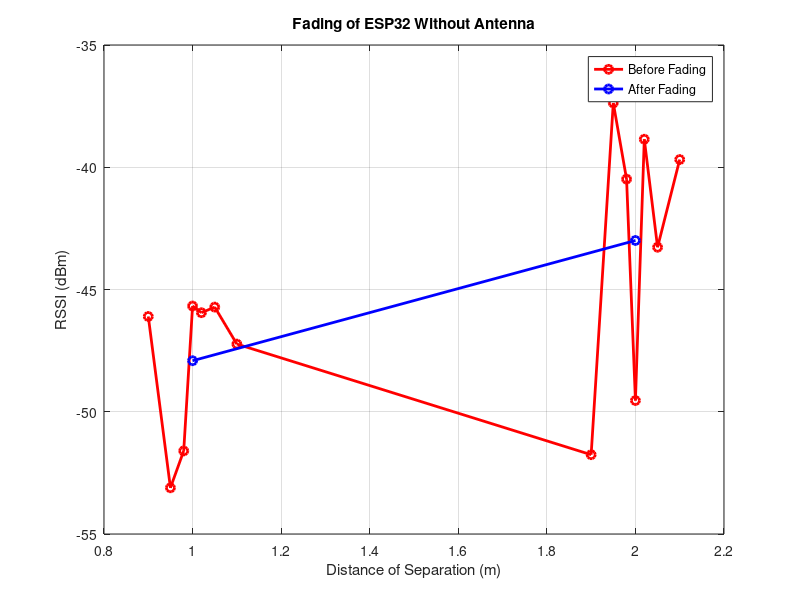
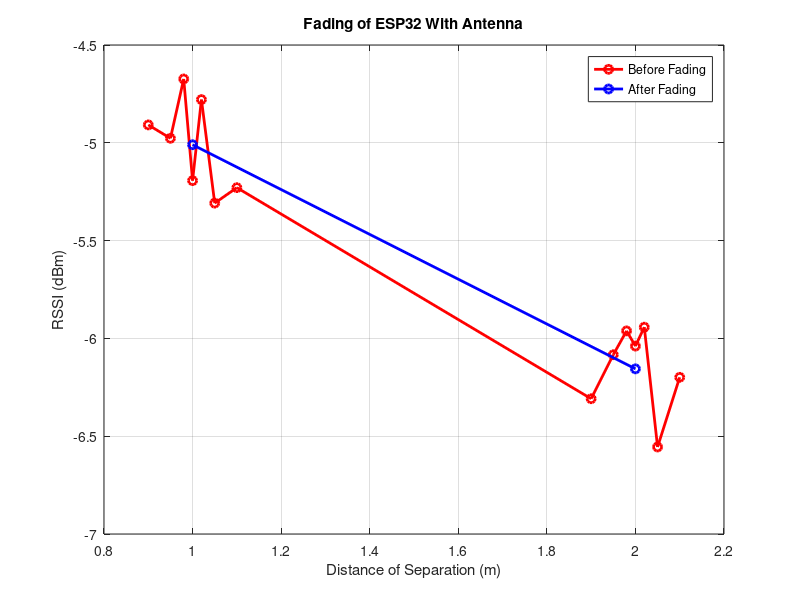

The MATLAB source for these figures, in order:
clear all;
clc; close all;

% K = 40;
% 
% file = '2.10.txt';
% A = importdata(file);
% RSSI = A.data;
% words = A.textdata;
% 
% %Determining the TX
% device_string = char(words(:,5));
% device = str2num(device_string(:,8:9));
% 
% measure_string = char(words(:,5));
% 
% TX = ~cellfun('isempty', strfind(cellstr(measure_string),'TX'));
% %TXElement = ~cellfun('isempty', strfind(cellstr(measure_string),'Measure4 TX'));
% 
% TXIndex = find(TX == 1);
% RSSIIndex = find(TX == 0);
% 
% 
% for i = 1:length(TXIndex)-1
%     RSSInumber(i) = (TXIndex(i+1)-TXIndex(i))-1;
% end
% 
% RSSInumber = transpose(RSSInumber);
% 
% RSSILength = length(RSSI);
% 
% RSSInumber = [RSSInumber; RSSILength-TXIndex(length(TXIndex))];
% 
% dataset_dB = NaN(length(TXIndex),K);
% 
% for n = 1:length(TXIndex)
%     dataPoints = ((TXIndex(n)+1):(TXIndex(n)+RSSInumber(n)))';
%     dataset_dB(n,device(dataPoints)) = RSSI(dataPoints);
% end
% 
% dataset = 10.^(dataset_dB/10);
% %datapoints = sum(~isnan(dataset_dB))
% 
% RSSI_mean = nanmean(dataset(:, 34:36));
% 
% %RSSI_sd = nanstd(dataset_dB)
% 
% RSSI_meandB = 10*(log(RSSI_mean))/(log(10))

distances = [0.90, 0.95, 0.98, 1.00, 1.02, 1.05, 1.10, 1.90, ...
    1.95, 1.98, 2.00, 2.02, 2.05, 2.10];
distance_fading = [1.00, 2.00];

RSSI_mean_Old = [-46.1032, -53.1102, -51.6016, -45.6756, ...
    -45.9494, -45.7190, -47.2320, -51.7567, -37.3700, -40.4854 ...
    -49.5410, -38.8541, -43.2723, -39.6847];

RSSI_mean_New = [-4.9085, -4.9769, -4.6736, -5.1934, ...
    -4.7790, -5.3084, -5.2293, -6.3084, -6.0835, -5.9616, -6.0393, ...
    -5.9426, -6.5551, -6.1989];

RSSI_Old_fading = [mean(RSSI_mean_Old(:,1:length(RSSI_mean_Old)/2)), ...
    mean(RSSI_mean_Old(:,(length(RSSI_mean_Old)/2)+1:end))];

RSSI_Old_fading_std = [std(RSSI_mean_Old(:,1:length(RSSI_mean_Old)/2)), ...
    std(RSSI_mean_Old(:,(length(RSSI_mean_Old)/2)+1:end))];

RSSI_New_fading = [mean(RSSI_mean_New(:,1:length(RSSI_mean_New)/2)), ...
    mean(RSSI_mean_New(:,(length(RSSI_mean_New)/2)+1:end))];

RSSI_New_fading_std = [std(RSSI_mean_Old(:,1:length(RSSI_mean_Old)/2)), ...
    std(RSSI_mean_Old(:,(length(RSSI_mean_Old)/2)+1:end))];

figure(1);
plot(distances,RSSI_mean_Old, 'r-o', 'LineWidth', 2);
hold on;
plot(distance_fading,RSSI_Old_fading, 'b-o', 'LineWidth', 2);
title('Fading of ESP32 Without Antenna');
xlabel('Distance of Separation (m)');
ylabel('RSSI (dBm)');
legend('Before Fading', 'After Fading')
grid on;
set(gcf,'color','w');

figure(2);
plot(distances,RSSI_mean_New, 'r-o', 'LineWidth', 2);
hold on;
plot(distance_fading,RSSI_New_fading, 'b-o', 'LineWidth', 2);
title('Fading of ESP32 With Antenna');
xlabel('Distance of Separation (m)');
ylabel('RSSI (dBm)');
legend('Before Fading', 'After Fading')
grid on;
set(gcf,'color','w');
